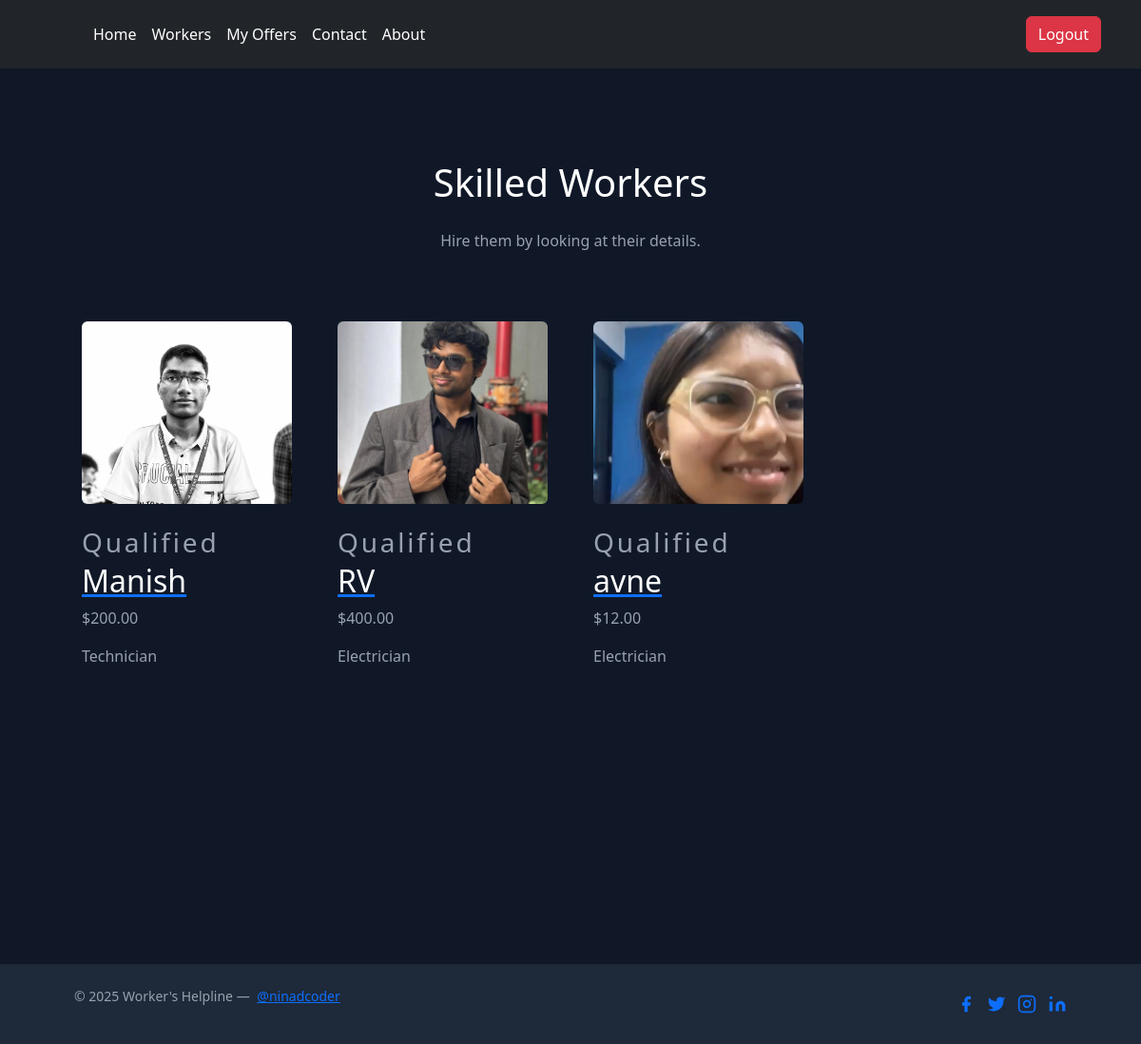
Page /workers/skilled/ (signed in) on the committed database.
### users/models.py (models this page shows, shortened)
class Profile(models.Model):
    ROLE_CHOICES = [
        ('worker', 'Worker'),
        ('hirer', 'Hirer'),
    ]
    WORKER_TYPE_CHOICES = [
        ('qualified', 'Skilled Worker'),
        ('general', 'Unskilled Worker'),
    ]
    user = models.OneToOneField(User, on_delete=models.CASCADE)
    image = models.ImageField(default='default.jpg', upload_to='profile_pics')
    role = models.CharField(max_length=10, choices=ROLE_CHOICES, default='hirer')
    worker_type = models.CharField(max_length=20, choices=WORKER_TYPE_CHOICES, blank=True, null=True)
    job_profession = models.CharField(max_length=255, blank=True, null=True)
    age = models.PositiveIntegerField(blank=True, null=True)
    address = models.CharField(max_length=255, blank=True, null=True)
    wage = models.DecimalField(max_digits=10, decimal_places=2, blank=True, null=True)
    police_verified = models.BooleanField(default=False)

### workers_board/views.py (the view)
# urls.py: path('skilled/', skilled, name='skilled'),
@login_required
def skilled(request):
    skilled_workers = Profile.objects.filter(role='worker', worker_type='qualified')
    return render(request, 'skilled.html', {'workers': skilled_workers})

### templates/skilled.html (shortened to what this page needs)
{% extends "base.html" %}
{% block body %}
<section class="text-gray-400 bg-gray-900 body-font">
  <div class="container px-5 py-24 mx-auto">
    <div class="flex flex-col text-center w-full mb-12">
      <h1 class="sm:text-3xl text-2xl font-medium title-font mb-4 text-white">Skilled Workers</h1>
      <p class="lg:w-2/3 mx-auto leading-relaxed text-base">Hire them by looking at their details.</p>
    </div>
    <div class="flex flex-wrap -m-4">
      {% for worker in workers %}
      <div class="lg:w-1/4 md:w-1/2 p-4 w-full">
        <a href="{% url 'hire' worker.user.id %}" class="block relative h-48 rounded overflow-hidden">
          {% if worker.image %}
            <img alt="Profile Image" class="object-cover object-center w-full h-full block" src="{{ worker.image.url }}">
          {% else %}
            <img alt="Profile Image" class="object-cover object-center w-full h-full block" src="https://dummyimage.com/420x260">
          {% endif %}
        </a>
        <div class="mt-4">
          <h3 class="text-gray-500 text-xs tracking-widest title-font mb-1">{{ worker.worker_type|title }}</h3>
          <a href="{% url 'hire' worker.user.id %}">
            <h2 class="text-white title-font text-lg font-medium">{{ worker.user.username }}</h2>
          </a>
          <p class="mt-1">${{ worker.wage }}</p>
          <p class="mt-1">{{ worker.job_profession }}</p>
        </div>
      </div>
      {% empty %}
      <p class="text-white">No skilled workers found.</p>
      {% endfor %}
    </div>
  </div>
</section>
{% endblock body %}

### rows in the picture
Profile: image (picture), worker_type "Qualified", user.username "Manish", wage "200.00", job_profession "Technician"
Profile: image (picture), worker_type "Qualified", user.username "RV", wage "400.00", job_profession "Electrician"
Profile: image (picture), worker_type "Qualified", user.username "avne", wage "12.00", job_profession "Electrician"
